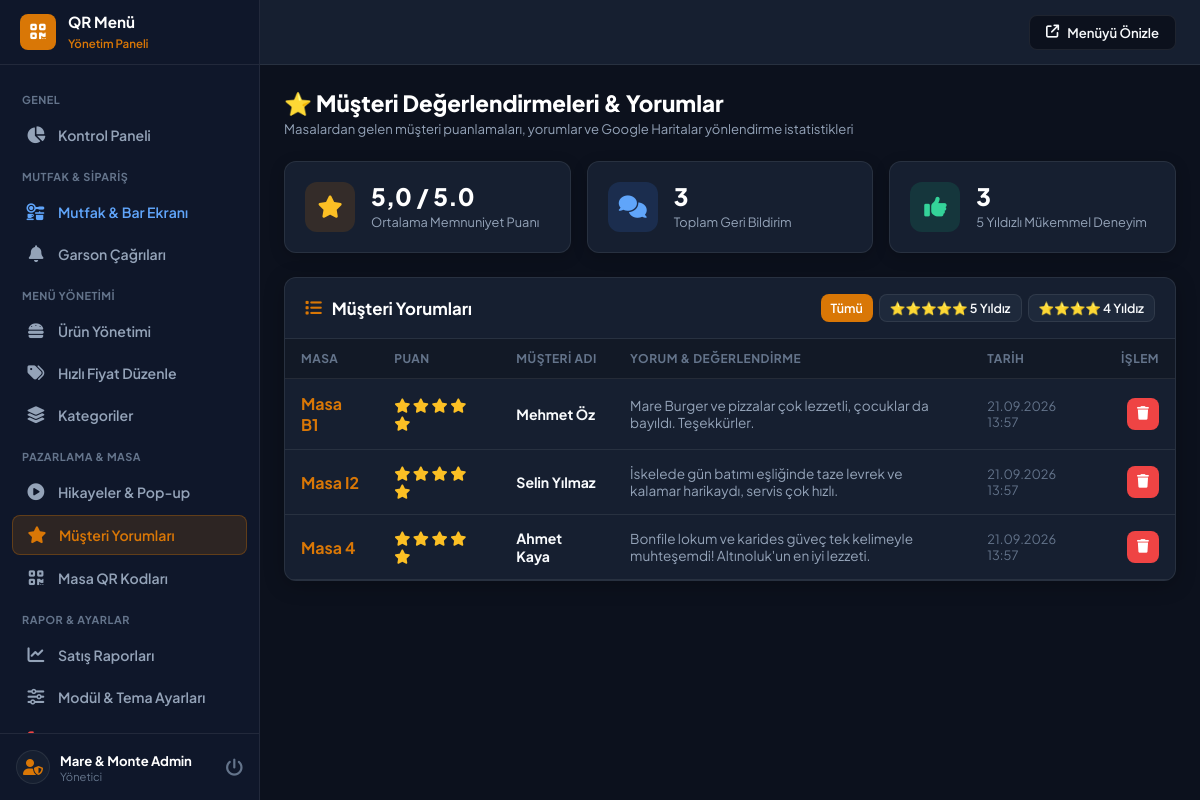
/admin/feedback.php (signed in), run on an earlier commit of the app's database.
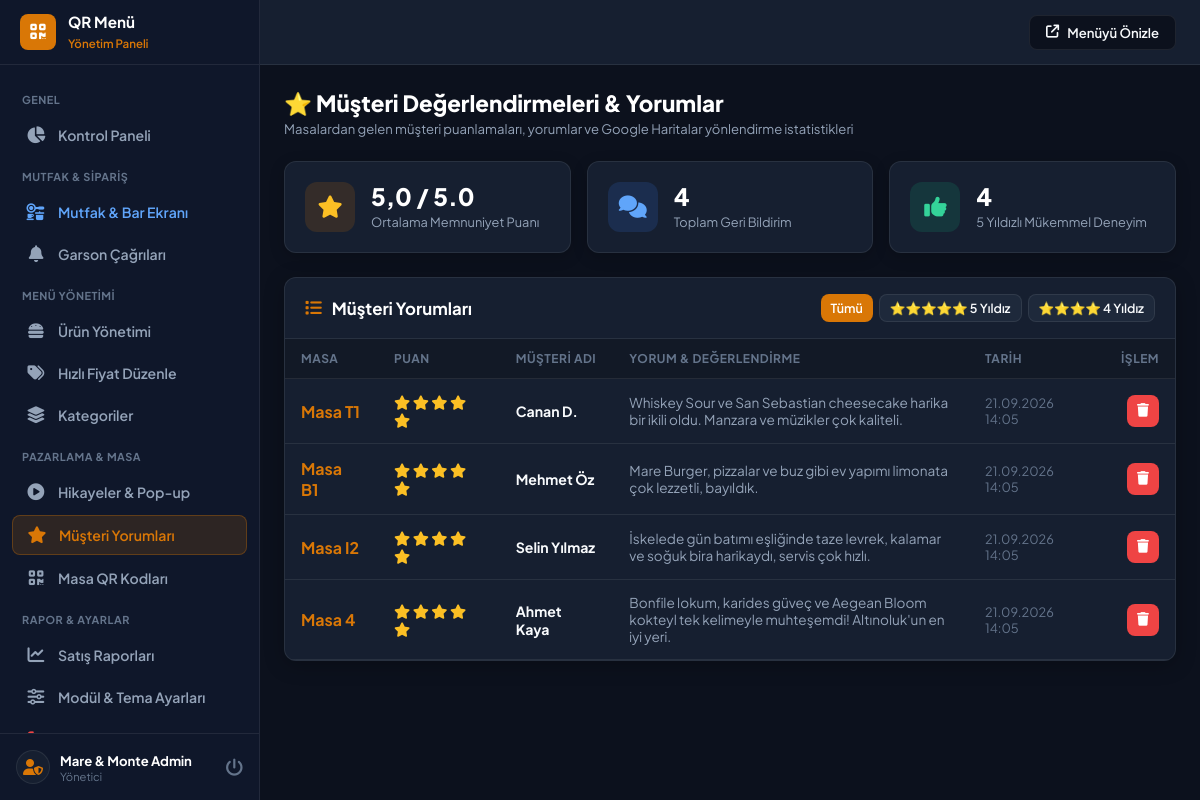
And on a later commit of the database.
### tables this page shows
CREATE TABLE feedback (
        id INTEGER PRIMARY KEY AUTOINCREMENT,
        table_number VARCHAR(50) DEFAULT '',
        rating INT NOT NULL DEFAULT 5,
        name VARCHAR(100) DEFAULT '',
        comment TEXT,
        is_read INT DEFAULT 0,
        created_at DATETIME DEFAULT CURRENT_TIMESTAMP
    );

### admin/feedback.php (the view, shortened to what this page needs)
<?php
require_once __DIR__ . '/header.php';
$avgRating = $pdo->query("SELECT AVG(rating) FROM feedback")->fetchColumn();
$totalFeedback = $pdo->query("SELECT COUNT(*) FROM feedback")->fetchColumn();
$fiveStarsCount = $pdo->query("SELECT COUNT(*) FROM feedback WHERE rating = 5")->fetchColumn();
$filterRating = (int)($_GET['rating'] ?? 0);
$query = "SELECT * FROM feedback";
$query .= " ORDER BY id DESC";
$feedbacks = $pdo->query($query)->fetchAll();
?>
<div class="page-header">
    <div class="page-title">
        <h1>⭐ Müşteri Değerlendirmeleri & Yorumlar</h1>
        <p>Masalardan gelen müşteri puanlamaları, yorumlar ve Google Haritalar yönlendirme istatistikleri</p>
    </div>
</div>
<div class="stats-grid">
    <div class="stat-card">
        <div class="stat-icon primary">
            <i class="fas fa-star"></i>
        </div>
        <div class="stat-data">
            <h3><?php echo number_format((float)$avgRating, 1, ',', '.'); ?> / 5.0</h3>
            <span>Ortalama Memnuniyet Puanı</span>
        </div>
    </div>
    <div class="stat-card">
        <div class="stat-icon info">
            <i class="fas fa-comments"></i>
        </div>
        <div class="stat-data">
            <h3><?php echo (int)$totalFeedback; ?></h3>
            <span>Toplam Geri Bildirim</span>
        </div>
    </div>
    <div class="stat-card">
        <div class="stat-icon success">
            <i class="fas fa-thumbs-up"></i>
        </div>
        <div class="stat-data">
            <h3><?php echo (int)$fiveStarsCount; ?></h3>
            <span>5 Yıldızlı Mükemmel Deneyim</span>
        </div>
    </div>
</div>
<div class="card">
    <div class="card-header">
        <h3 class="card-title"><i class="fas fa-list" style="color:var(--primary);"></i> Müşteri Yorumları</h3>
        <div style="display:flex; gap:6px;">
            <a href="feedback.php" class="btn <?php echo $filterRating === 0 ? 'btn-primary' : 'btn-secondary'; ?> btn-sm">Tümü</a>
            <a href="feedback.php?rating=5" class="btn <?php echo $filterRating === 5 ? 'btn-primary' : 'btn-secondary'; ?> btn-sm">⭐⭐⭐⭐⭐ 5 Yıldız</a>
            <a href="feedback.php?rating=4" class="btn <?php echo $filterRating === 4 ? 'btn-primary' : 'btn-secondary'; ?> btn-sm">⭐⭐⭐⭐ 4 Yıldız</a>
        </div>
    </div>
    <div class="card-body" style="padding: 0;">
        <div class="table-responsive">
            <table class="admin-table">
                <thead>
                    <tr>
                        <th>Masa</th>
                        <th>Puan</th>
                        <th>Müşteri Adı</th>
                        <th>Yorum & Değerlendirme</th>
                        <th>Tarih</th>
                        <th style="text-align: right;">İşlem</th>
                    </tr>
                </thead>
                <tbody>
                    <?php if (empty($feedbacks)): ?>
                        <tr>
                            <td colspan="6" style="text-align: center; padding: 32px; color: var(--text-dim);">
                                Henüz değerlendirme bulunmamaktadır.
                            </td>
                        </tr>
                    <?php else: ?>
                        <?php foreach ($feedbacks as $fb): ?>
                            <tr id="row-feedback-<?php echo $fb['id']; ?>">
                                <td>
                                    <strong style="color:var(--primary); font-size:1rem;">Masa <?php echo htmlspecialchars($fb['table_number'] ?: '-'); ?></strong>
                                </td>
                                <td>
                                    <div style="color: #fbbf24; font-size: 0.9rem;">
                                        <?php for ($i=1; $i<=5; $i++): ?>
                                            <i class="<?php echo $i <= $fb['rating'] ? 'fas fa-star' : 'far fa-star'; ?>"></i>
                                        <?php endfor; ?>
                                    </div>
                                </td>
                                <td><strong><?php echo htmlspecialchars($fb['name'] ?: 'Misafir'); ?></strong></td>
                                <td style="color: var(--text-muted); font-size: 0.85rem; max-width: 360px;">
                                    <?php echo htmlspecialchars($fb['comment'] ?: 'Yorum bırakılmadı.'); ?>
                                </td>
                                <td style="font-size: 0.8rem; color: var(--text-dim);">
                                    <?php echo date('d.m.Y H:i', strtotime($fb['created_at'])); ?>
                                </td>
                                <td style="text-align: right;">
                                    <button type="button" class="btn btn-danger btn-icon" onclick="deleteFeedback(<?php echo $fb['id']; ?>)">
                                        <i class="fas fa-trash"></i>
                                    </button>
                                </td>
                            </tr>
                        <?php endforeach; ?>
                    <?php endif; ?>
                </tbody>
            </table>
        </div>
    </div>
</div>
<?php require_once __DIR__ . '/footer.php'; ?>

### admin/header.php (shortened to what this page needs)
<?php
$currentPage = basename($_SERVER['PHP_SELF']);
$adminName = $_SESSION['admin_name'] ?? 'Yönetici';
?>
<!DOCTYPE html>
<html lang="tr">
<head>
    <link rel="stylesheet" href="https://cdnjs.cloudflare.com/ajax/libs/font-awesome/6.4.0/css/all.min.css">
    <link rel="stylesheet" href="../assets/css/admin.css">
</head>
<body>
    <aside class="admin-sidebar" id="adminSidebar">
        <div class="sidebar-header">
            <div class="sidebar-logo-icon">
                <i class="fas fa-qrcode"></i>
            </div>
            <div class="sidebar-brand-text">
                <h2>QR Menü</h2>
                <span>Yönetim Paneli</span>
            </div>
        </div>
        <nav class="sidebar-nav">
            <div class="nav-section-label">GENEL</div>
            <a href="index.php" class="nav-link <?php echo $currentPage === 'index.php' ? 'active' : ''; ?>">
                <i class="fas fa-chart-pie"></i>
                <span>Kontrol Paneli</span>
            </a>
            <div class="nav-section-label">MUTFAK & SİPARİŞ</div>
            <a href="kitchen.php" class="nav-link <?php echo $currentPage === 'kitchen.php' ? 'active' : ''; ?>" style="color: #60a5fa;">
                <i class="fas fa-kitchen-set"></i>
                <span>Mutfak & Bar Ekranı</span>
            </a>
            <a href="waiter-calls.php" class="nav-link <?php echo $currentPage === 'waiter-calls.php' ? 'active' : ''; ?>">
                <i class="fas fa-bell"></i>
                <span>Garson Çağrıları</span>
            </a>
            <div class="nav-section-label">MENÜ YÖNETİMİ</div>
            <a href="products.php" class="nav-link <?php echo $currentPage === 'products.php' ? 'active' : ''; ?>">
                <i class="fas fa-burger"></i>
                <span>Ürün Yönetimi</span>
            </a>
            <a href="quick-price.php" class="nav-link <?php echo $currentPage === 'quick-price.php' ? 'active' : ''; ?>">
                <i class="fas fa-tags"></i>
                <span>Hızlı Fiyat Düzenle</span>
            </a>
            <a href="categories.php" class="nav-link <?php echo $currentPage === 'categories.php' ? 'active' : ''; ?>">
                <i class="fas fa-layer-group"></i>
                <span>Kategoriler</span>
            </a>
            <div class="nav-section-label">PAZARLAMA & MASA</div>
            <a href="stories.php" class="nav-link <?php echo $currentPage === 'stories.php' ? 'active' : ''; ?>">
                <i class="fas fa-circle-play"></i>
                <span>Hikayeler & Pop-up</span>
            </a>
            <a href="feedback.php" class="nav-link <?php echo $currentPage === 'feedback.php' ? 'active' : ''; ?>">
                <i class="fas fa-star"></i>
                <span>Müşteri Yorumları</span>
            </a>
            <a href="tables.php" class="nav-link <?php echo $currentPage === 'tables.php' ? 'active' : ''; ?>">
                <i class="fas fa-qrcode"></i>
                <span>Masa QR Kodları</span>
            </a>
            <div class="nav-section-label">RAPOR & AYARLAR</div>
            <a href="reports.php" class="nav-link <?php echo $currentPage === 'reports.php' ? 'active' : ''; ?>">
                <i class="fas fa-chart-line"></i>
                <span>Satış Raporları</span>
            </a>
            <a href="settings.php" class="nav-link <?php echo $currentPage === 'settings.php' ? 'active' : ''; ?>">
                <i class="fas fa-sliders"></i>
                <span>Modül & Tema Ayarları</span>
            </a>
            <a href="logout.php" class="nav-link" style="color: #ef4444;">
                <i class="fas fa-right-from-bracket"></i>
                <span>Çıkış Yap</span>
            </a>
        </nav>
        <div class="sidebar-footer">
            <div class="admin-profile">
                <div class="admin-avatar">
                    <i class="fas fa-user-shield"></i>
                </div>
                <div>
                    <div class="admin-name"><?php echo htmlspecialchars($adminName); ?></div>
                    <div class="admin-role">Yönetici</div>
                </div>
            </div>
            <a href="logout.php" title="Çıkış" style="color: var(--text-dim); text-decoration:none; font-size:1.1rem;">
                <i class="fas fa-power-off"></i>
            </a>
        </div>
    </aside>
    <div class="admin-main">
        <header class="admin-topbar">
            <div class="topbar-actions">
                <a href="../index.php" target="_blank" class="btn-preview" title="Müşteri Görünümü">
                    <i class="fas fa-arrow-up-right-from-square"></i>
                    <span>Menüyü Önizle</span>
                </a>
            </div>
        </header>
        <main class="admin-content">

### admin/footer.php (shortened to what this page needs)
        </main>
    </div>
</body>
</html>

What changed in the data, as far as the page shows it:
added feedback: table_number "T1", rating 5 (drawn), name "Canan D.", comment "Whiskey Sour ve San Sebastian cheesecake harika bir ikili oldu. Manzara ve müzikler çok kaliteli.", created_at "21.09.2026 14:05"
changed feedback "Mehmet Öz": comment "Mare Burger ve pizzalar çok lezzetli, çocuklar da bayıldı. Teşekkürler." → "Mare Burger, pizzalar ve buz gibi ev yapımı limonata çok lezzetli, bayıldık."; created_at "21.09.2026 13:57" → "21.09.2026 14:05"
changed feedback "Selin Yılmaz": comment "İskelede gün batımı eşliğinde taze levrek ve kalamar harikaydı, servis çok hızlı." → "İskelede gün batımı eşliğinde taze levrek, kalamar ve soğuk bira harikaydı, servis çok hızlı."; created_at "21.09.2026 13:57" → "21.09.2026 14:05"
changed feedback "Ahmet Kaya": comment "Bonfile lokum ve karides güveç tek kelimeyle muhteşemdi! Altınoluk'un en iyi lezzeti." → "Bonfile lokum, karides güveç ve Aegean Bloom kokteyl tek kelimeyle muhteşemdi! Altınoluk'un en iyi yeri."; created_at "21.09.2026 13:57" → "21.09.2026 14:05"
Also different on the page:
$totalFeedback: "3" → "4"
$fiveStarsCount: "3" → "4"
